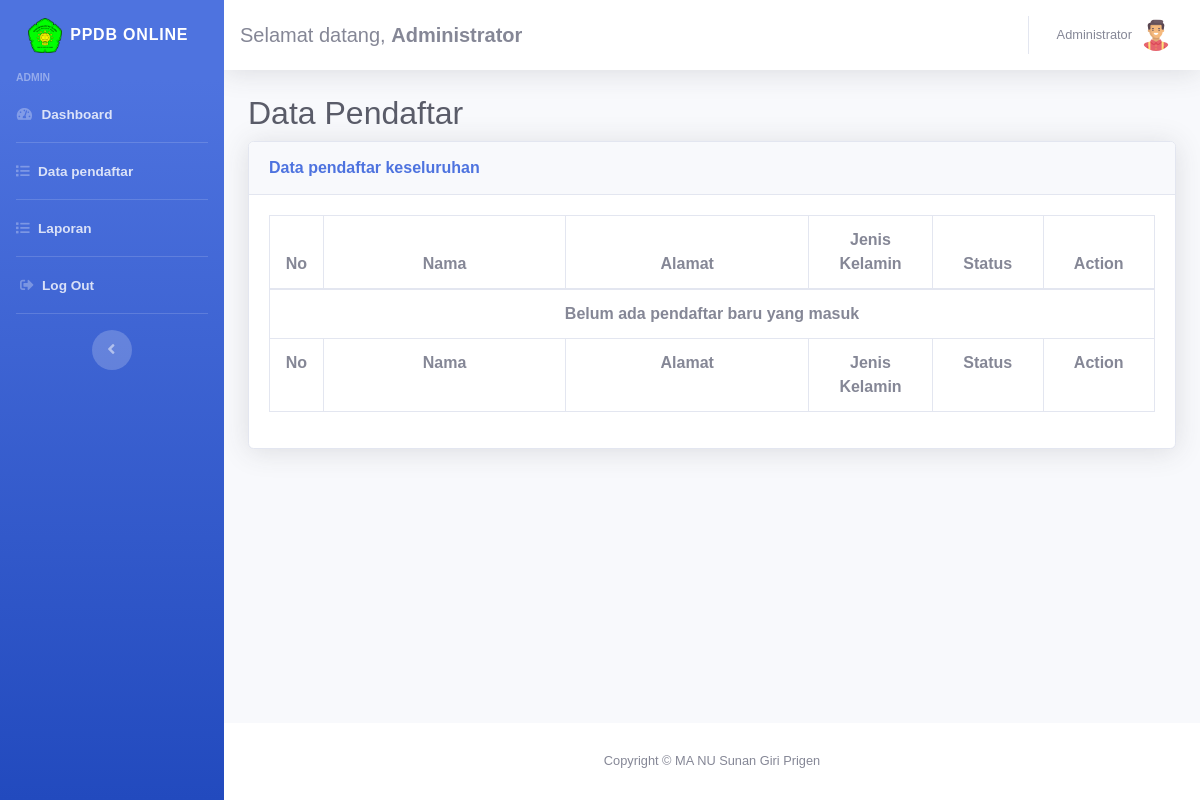
Page /admin/pendaftaran.php (signed in) on the earlier database version.
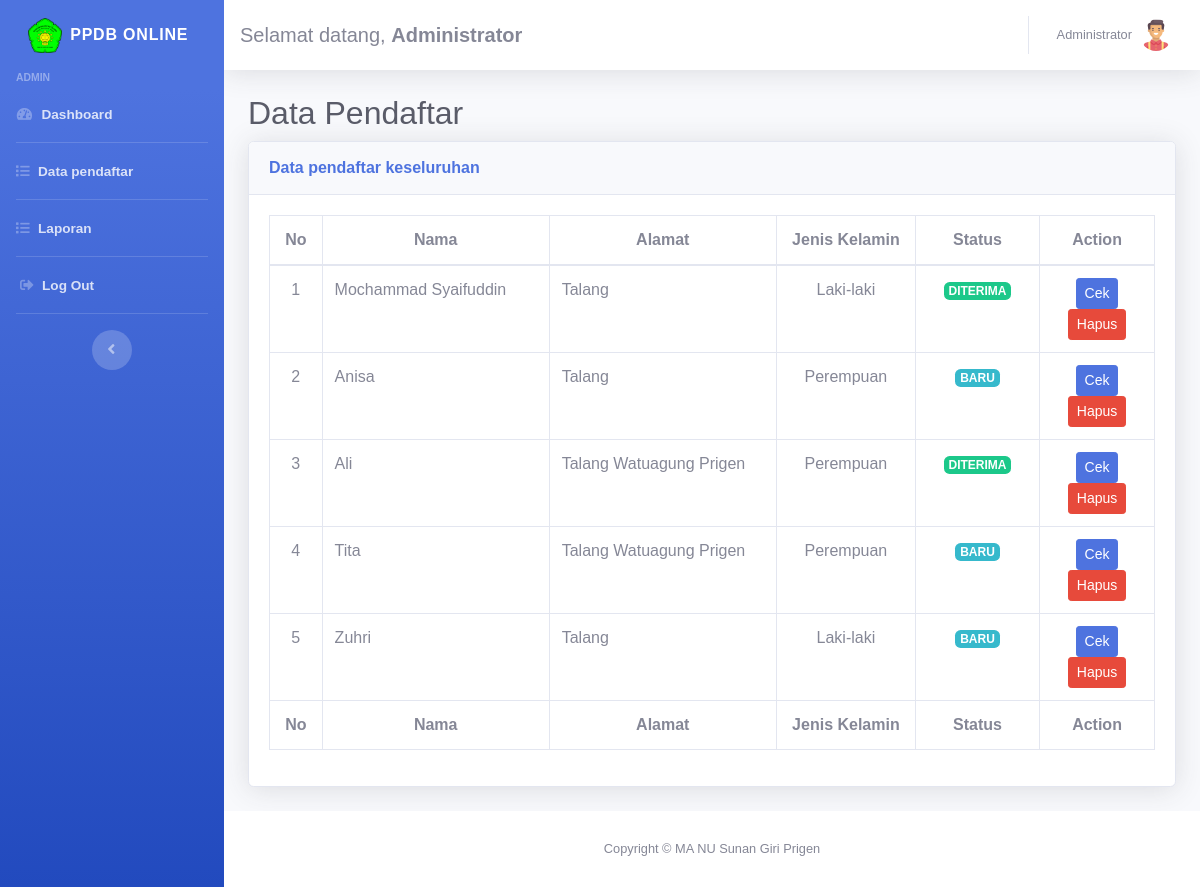
Same page on the later database version.
### tables this page shows
CREATE TABLE `nilai` (
  `id` int(11) NOT NULL,
  `nilai_un` double DEFAULT NULL,
  `nilai_us` double DEFAULT NULL,
  `nilai_rata` double(100,0) NOT NULL,
  `status` int(1) NOT NULL,
  `pendaftar_id` int(11) DEFAULT NULL
);

CREATE TABLE `pendaftar` (
  `id` int(11) NOT NULL,
  `nama` varchar(100) DEFAULT NULL,
  `tmpt_lahir` varchar(100) DEFAULT NULL,
  `tgl_lahir` date DEFAULT NULL,
  `jenis_kelamin` varchar(10) DEFAULT NULL,
  `agama` varchar(45) DEFAULT NULL,
  `alamat` text DEFAULT NULL,
  `email` varchar(100) DEFAULT NULL,
  `telepon` varchar(45) DEFAULT NULL,
  `foto` varchar(100) NOT NULL,
  `users_id` int(11) DEFAULT NULL
);

### controller/admin_pendaftaran_control.php (called while the page is built, shortened)
<?php
$all_pendaftar = mysqli_query($koneksi, "SELECT pendaftar.*, nilai.nilai_un, nilai.nilai_us, nilai.nilai_rata, nilai.status FROM pendaftar, nilai WHERE pendaftar.id = nilai.pendaftar_id");
?>

### admin/pendaftaran.php (the view, shortened to what this page needs)
<?php include('../config/auto_load.php'); ?>
<?php include('../controller/admin_pendaftaran_control.php'); ?>
<?php include('../template/header.php'); ?>
  <div class="container-fluid">
    <h2 class="text-gray-800">Data Pendaftar</h2>
    <div class="row">
        <div class="col-md-12">
        </div>
          <div class="col-md-12">
            <div class="card shadow mb-4">
              <div class="card-header py-3">
                <h6 class="m-0 font-weight-bold text-primary">Data pendaftar keseluruhan</h6>
              </div>
              <div class="card-body">
                <div class="table-responsive">
                  <table class="table table-bordered" id="dataTable" width="100%" cellspacing="0">
                    <thead>
                      <tr align="center">
                        <th width="1%">No</th>
                        <th width="15%">Nama</th>
                        <th width="15%">Alamat</th>
                        <th width="5%">Jenis Kelamin</th>
                        <th width="5%">Status</th>
                        <th width="5%">Action</th>
                      </tr>
                    </thead>
                    <tfoot>
                    <tr align="center">
                    <th width="1%">No</th>
                        <th width="15%">Nama</th>
                        <th width="15%">Alamat</th>
                        <th width="5%">Jenis Kelamin</th>
                        <th width="5%">Status</th>
                        <th width="5%">Action</th>
                      </tr>
                    </tfoot>
                    <tbody>
                    <?php
                      $no = 1;
                      while ($p = mysqli_fetch_array($all_pendaftar)) {
                        if ($p['jenis_kelamin'] == 'L') {
                          $kelamin = "Laki-laki";
                        } else {
                          $kelamin = "Perempuan";
                        }
                        if ($p['status'] == 0) {
                          $status = '<span class="badge badge-info">BARU</span>';
                        } else if($p['status'] == 1) {
                          $status = '<span class="badge badge-success">DITERIMA</span>';
                        } else if($p['status'] == 2) {
                          $status = '<span class="badge badge-danger">DITOLAK</span>';
                        }
                        ?>
                        <tr>
                          <td  align="center"><?= $no++ ?></td>
                          <td class="text-left"><?= $p['nama'] ?></td>
                          <td class="text-left"><?= $p['alamat'] ?></td>
                          <td align="center"><?= $kelamin ?></td>
                          <td align="center"><?= $status ?></td>
                          <td align="center">
                            <a href="detailpendaftar.php?id=<?= $p['id'] ?>" class="btn btn-primary btn-sm">Cek</a>
                            <a href="#" class="btn btn-danger btn-sm" data-toggle="modal" data-target="#modalHapus_<?= $p['id'] ?>">Hapus</a>
                          </td>
                        </tr>
                        <?php }
                        if (mysqli_num_rows($all_pendaftar) == 0) {
                          echo "<tr><td colspan='8' align='center'><b>Belum ada pendaftar baru yang masuk</b</tr>";
                        }
                    ?>
                  </tbody>
                </table>
              </div>
            </div>
          </div>
        </div>
    </div>
  </div>
  </div>
<?php include('../template/footer.php'); ?>

Differences in the rows shown:
added nilai: pendaftar.nama "Mochammad Syaifuddin", pendaftar.alamat "Talang", pendaftar.jenis_kelamin "Laki-laki", status "DITERIMA"
added nilai: pendaftar.nama "Anisa", pendaftar.alamat "Talang", pendaftar.jenis_kelamin "Perempuan", status "BARU"
added nilai: pendaftar.nama "Ali", pendaftar.alamat "Talang Watuagung Prigen", pendaftar.jenis_kelamin "Perempuan", status "DITERIMA"
added nilai: pendaftar.nama "Tita", pendaftar.alamat "Talang Watuagung Prigen", pendaftar.jenis_kelamin "Perempuan", status "BARU"
added nilai: pendaftar.nama "Zuhri", pendaftar.alamat "Talang", pendaftar.jenis_kelamin "Laki-laki", status "BARU"
Other differences:
text no longer shown: "Belum ada pendaftar baru yang masuk"
